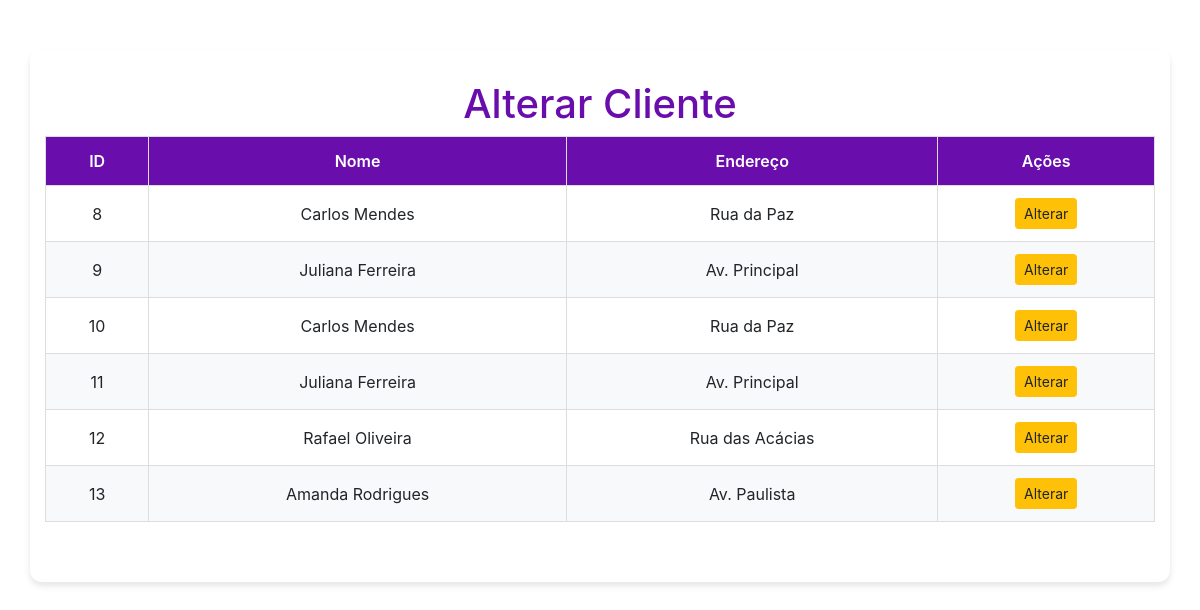
The page /clientes/alteracao_cliente.php on the database its author committed.
### tables this page shows
CREATE TABLE `clientes` (
  `id` int(11) NOT NULL,
  `nome` varchar(100) NOT NULL,
  `endereco` varchar(150) DEFAULT NULL,
  `numero` varchar(10) DEFAULT NULL,
  `bairro` varchar(50) DEFAULT NULL,
  `cidade` varchar(50) DEFAULT NULL,
  `estado` varchar(2) DEFAULT NULL,
  `email` varchar(100) DEFAULT NULL,
  `cpf_cnpj` varchar(20) DEFAULT NULL,
  `rg` varchar(20) DEFAULT NULL,
  `telefone` varchar(15) DEFAULT NULL,
  `celular` varchar(15) DEFAULT NULL,
  `data_nasc` date DEFAULT NULL,
  `salario` decimal(10,2) DEFAULT NULL,
  `sexo` char(1) DEFAULT NULL,
  `estado_civil` varchar(20) DEFAULT NULL
);

### clientes/alteracao_cliente.php (the view, shortened to what this page needs)
<?php
include('../config/conexao.php');
$sql_clientes = "SELECT * FROM clientes";
$result_clientes = mysqli_query($conn, $sql_clientes);
?>
<!DOCTYPE html>
<html lang="pt-BR">
<head>
    <link href="../config/style.css" rel="stylesheet">
    <link rel="stylesheet" href="https://cdn.jsdelivr.net/npm/bootstrap@4.6.2/dist/css/bootstrap.min.css">
</head>
<body>
<div class="container">
    <h1>Alterar Cliente</h1>
    <table>
        <thead>
            <tr>
                <th>ID</th>
                <th>Nome</th>
                <th>Endereço</th>
                <th>Ações</th>
            </tr>
        </thead>
        <tbody>
            <?php while ($cliente_db = mysqli_fetch_assoc($result_clientes)): ?>
                <tr>
                    <td><?= $cliente_db['id'] ?></td>
                    <td><?= $cliente_db['nome'] ?></td>
                    <td><?= $cliente_db['endereco'] ?></td>
                    <td>
                        <a href="alteracao_cliente.php?id=<?= $cliente_db['id'] ?>" class="btn btn-warning btn-sm">Alterar</a>
                    </td>
                </tr>
            <?php endwhile; ?>
        </tbody>
    </table>
</div>
</body>
</html>

### config/style.css (style rules this page uses)
* { margin: 0; padding: 0; box-sizing: border-box; }
body { font-family: 'Roboto', sans-serif; background-color: #f8f9fa; color: #333; line-height: 1.6; margin: 0; padding: 0; }
.container { width: 80%; max-width: 960px; margin: 50px auto; padding: 30px; background-color: #fff; border-radius: 12px; box-shadow: 0 4px 6px rgba(0, 0, 0, 0.1); }
h1 { font-size: 32px; font-weight: 600; color: #6a0dad; margin-bottom: 20px; text-align: center; }
table { width: 100%; border-collapse: collapse; margin-bottom: 30px; }
table th, table td { padding: 12px; text-align: center; border: 1px solid #ddd; }
table th { background-color: #6a0dad; color: white; font-weight: 600; }
table tbody tr:nth-child(even) { background-color: #f8f9fa; }
.btn-warning { background-color: #f0ad4e; color: white; padding: 8px 12px; border-radius: 5px; text-decoration: none; }

### rows shown on the page
clientes: id "8", nome "Carlos Mendes", endereco "Rua da Paz"
clientes: id "9", nome "Juliana Ferreira", endereco "Av. Principal"
clientes: id "10", nome "Carlos Mendes", endereco "Rua da Paz"
clientes: id "11", nome "Juliana Ferreira", endereco "Av. Principal"
clientes: id "12", nome "Rafael Oliveira", endereco "Rua das Acácias"
clientes: id "13", nome "Amanda Rodrigues", endereco "Av. Paulista"
